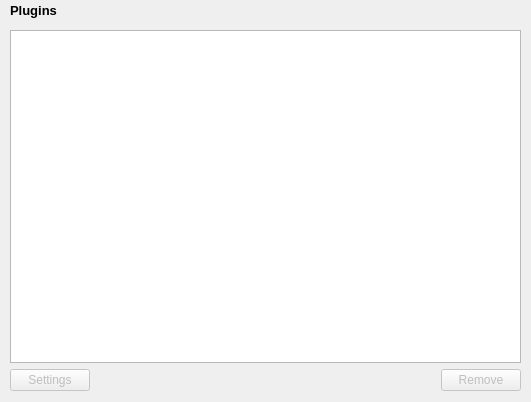
<?xml version="1.0" encoding="UTF-8"?>
<ui version="4.0">
 <class>Configuration::PluginsManager</class>
 <widget class="QWidget" name="Configuration::PluginsManager">
  <property name="geometry">
   <rect>
    <x>0</x>
    <y>0</y>
    <width>531</width>
    <height>402</height>
   </rect>
  </property>
  <widget class="QLabel" name="label_plugins">
   <property name="geometry">
    <rect>
     <x>10</x>
     <y>0</y>
     <width>51</width>
     <height>21</height>
    </rect>
   </property>
   <property name="font">
    <font>
     <pointsize>10</pointsize>
     <weight>75</weight>
     <bold>true</bold>
    </font>
   </property>
   <property name="text">
    <string>Plugins</string>
   </property>
  </widget>
  <widget class="QWidget" name="layoutWidget">
   <property name="geometry">
    <rect>
     <x>10</x>
     <y>30</y>
     <width>511</width>
     <height>361</height>
    </rect>
   </property>
   <layout class="QGridLayout" name="gridLayout">
    <item row="1" column="0">
     <widget class="QPushButton" name="butSettings">
      <property name="enabled">
       <bool>false</bool>
      </property>
      <property name="sizePolicy">
       <sizepolicy hsizetype="Fixed" vsizetype="Fixed">
        <horstretch>0</horstretch>
        <verstretch>0</verstretch>
       </sizepolicy>
      </property>
      <property name="text">
       <string>Settings</string>
      </property>
     </widget>
    </item>
    <item row="1" column="1">
     <spacer name="horizontalSpacer">
      <property name="orientation">
       <enum>Qt::Horizontal</enum>
      </property>
      <property name="sizeHint" stdset="0">
       <size>
        <width>40</width>
        <height>20</height>
       </size>
      </property>
     </spacer>
    </item>
    <item row="1" column="2">
     <widget class="QPushButton" name="butRemove">
      <property name="enabled">
       <bool>false</bool>
      </property>
      <property name="text">
       <string>Remove</string>
      </property>
     </widget>
    </item>
    <item row="0" column="0" colspan="3">
     <widget class="QListWidget" name="list">
      <property name="enabled">
       <bool>true</bool>
      </property>
      <property name="sizePolicy">
       <sizepolicy hsizetype="Expanding" vsizetype="Expanding">
        <horstretch>0</horstretch>
        <verstretch>0</verstretch>
       </sizepolicy>
      </property>
      <property name="sizeIncrement">
       <size>
        <width>0</width>
        <height>0</height>
       </size>
      </property>
      <property name="baseSize">
       <size>
        <width>0</width>
        <height>0</height>
       </size>
      </property>
      <property name="alternatingRowColors">
       <bool>true</bool>
      </property>
      <property name="verticalScrollMode">
       <enum>QAbstractItemView::ScrollPerPixel</enum>
      </property>
      <property name="uniformItemSizes">
       <bool>true</bool>
      </property>
      <property name="wordWrap">
       <bool>true</bool>
      </property>
     </widget>
    </item>
   </layout>
  </widget>
 </widget>
 <resources/>
 <connections/>
</ui>
